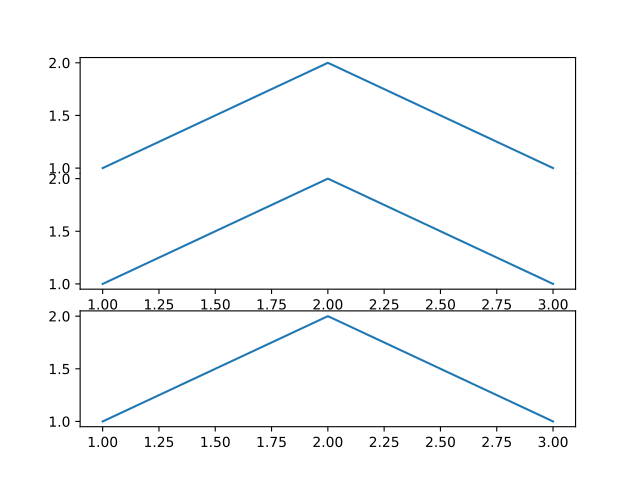

This figure's Python source:
import spacepy.plot.utils
import matplotlib.pyplot as plt
fig = plt.figure()
ax0 = fig.add_subplot(311)
ax1 = fig.add_subplot(312)
ax2 = fig.add_subplot(313)
ax0.plot([1, 2, 3], [1, 2, 1]) #just make some lines
# Expected:
## [<matplotlib.lines.Line2D object at 0x0000000>]
ax1.plot([1, 2, 3], [1, 2, 1])
# Expected:
## [<matplotlib.lines.Line2D object at 0x0000000>]
ax2.plot([1, 2, 3], [1, 2, 1])
# Expected:
## [<matplotlib.lines.Line2D object at 0x0000000>]
spacepy.plot.utils.collapse_vertical([ax0, ax1], [ax2])
